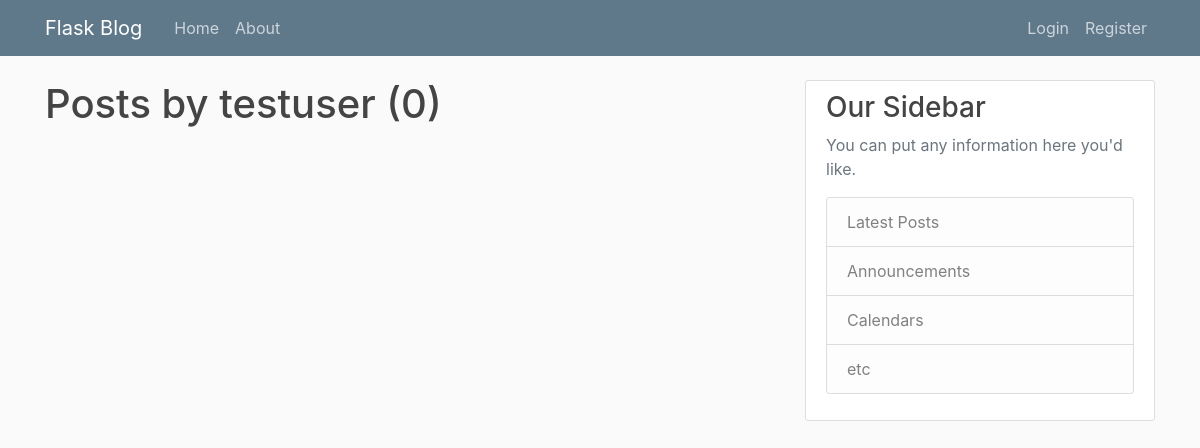
The page /user/testuser on the database as committed earlier.
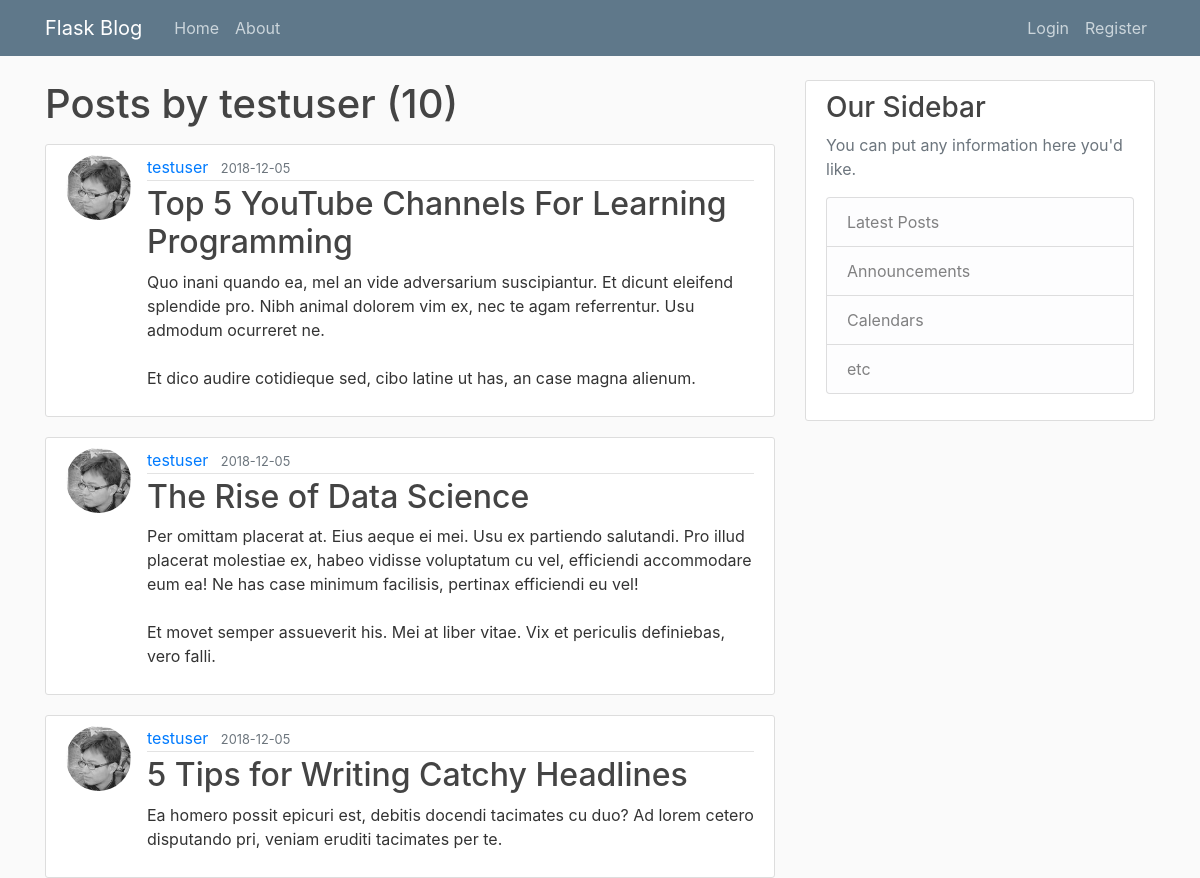
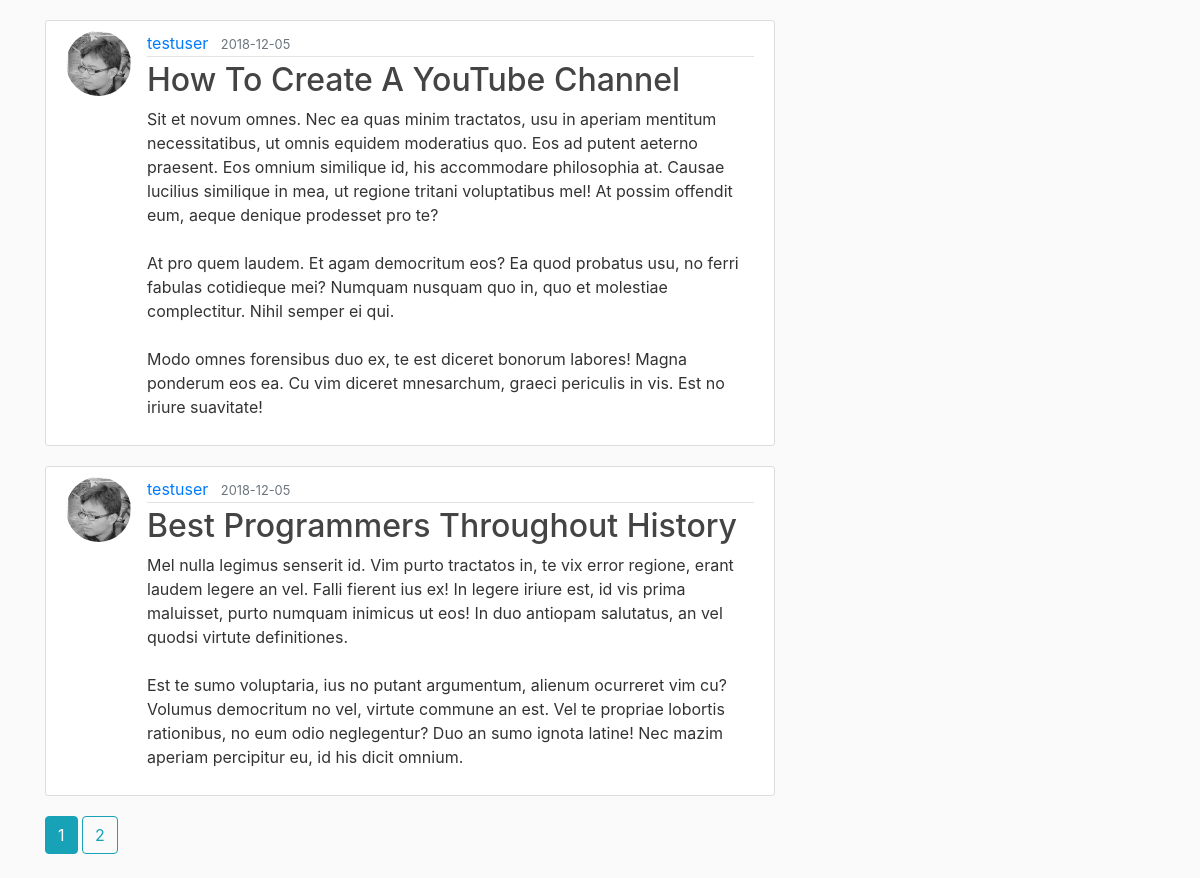
The same page on the database as committed later (2 pictures, top to bottom).
### flaskblog/models.py (models this page shows, shortened)
class User(db.Model, UserMixin):
    id = db.Column(db.Integer, primary_key=True)
    username = db.Column(db.String(20), unique=True, nullable=False)
    email = db.Column(db.String(120), unique=True, nullable=False)
    image_file = db.Column(db.String(20), nullable=False, default='default.jpg')
    password = db.Column(db.String(60), nullable=False)
    posts = db.relationship('Post', backref='author', lazy=True)

class Post(db.Model):
    id = db.Column(db.Integer, primary_key=True)
    title = db.Column(db.String(60), nullable=False)
    date_post = db.Column(db.DateTime, nullable=False, default=datetime.utcnow)
    content = db.Column(db.Text, nullable=False)
    user_id = db.Column(db.Integer, db.ForeignKey('user.id'), nullable=False)

### flaskblog/routes.py (the view)
@app.route("/user/<string:username>")
def user_posts(username):
    page = request.args.get('page', 1, type=int)
    user = User.query.filter_by(username=username).first_or_404()
    posts = Post.query.filter_by(author=user)\
            .order_by(Post.date_post.desc())\
            .paginate(page=page, per_page=5)
    return render_template('user_posts.html', posts=posts, user=user)

### flaskblog/templates/user_posts.html
{% extends "base.html" %}
{% block content %}
<h1 class="mb-3">Posts by {{ user.username }} ({{ posts.total }})</h1>
{% for post in posts.items %}
<article class="media content-section">
  <img class="rounded-circle article-img" src="{{ url_for('static', filename='profile_pics/' + post.author.image_file) }}" alt="">
  <div class="media-body">
    <div class="article-metadata">
      <a class="mr-2" href="{{ url_for('user_posts', username=post.author.username) }}">{{ post.author.username }}</a>
      <small class="text-muted">{{ post.date_post.strftime('%Y-%m-%d') }}</small>
    </div>
    <h2><a class="article-title" href="{{ url_for('post', post_id=post.id) }}">{{ post.title }}</a></h2>
    <p class="article-content">{{ post.content }}</p>
  </div>
</article>
{% endfor %}
{% for page_num in posts.iter_pages(left_edge=1, right_edge=1, left_current=1, right_current=2) %}
{% if page_num %}
{% if posts.page == page_num %}
<a class="btn btn-info mb-4" href="{{ url_for('user_posts', username=user.username, page=page_num) }}">{{ page_num }}</a>
{% else %}
<a class="btn btn-outline-info mb-4" href="{{ url_for('user_posts', username=user.username, page=page_num) }}">{{ page_num }}</a>
{% endif %}
{% else %}
...
{% endif %}
{% endfor %}
{% endblock content %}

### flaskblog/templates/base.html (shortened to what this page needs)
<!DOCTYPE html>
<html>
	<head>
		<link rel="stylesheet" href="https://maxcdn.bootstrapcdn.com/bootstrap/4.0.0/css/bootstrap.min.css">
		<link rel="stylesheet" type="text/css" href="{{ url_for('static', filename='main.css') }}">
	</head>
	<body>
		{% include 'navbar.html' %}
		<main role="main" class="container">
		<div class="row">
			<div class="col-md-8">
				{% block content %}{% endblock %}
			</div>
			<div class="col-md-4">
				{% include 'sidebar.html' %}
			</div>
		</div>
		</main>
	</body>
</html>

### flaskblog/templates/navbar.html (shortened to what this page needs)
<header class="site-header">
  <nav class="navbar navbar-expand-md navbar-dark bg-steel fixed-top">
    <div class="container">
      <a class="navbar-brand mr-4" href="/">Flask Blog</a>
      <div class="collapse navbar-collapse" id="navbarToggle">
        <div class="navbar-nav mr-auto">
          <a class="nav-item nav-link" href="{{ url_for('home') }}">Home</a>
          <a class="nav-item nav-link" href="{{ url_for('about') }}">About</a>
        </div>
        <div class="navbar-nav">
          {% if current_user.is_authenticated %}
          <a class="nav-item nav-link" href="{{ url_for('new_post') }}">New Post</a>
          <a class="nav-item nav-link" href="{{ url_for('account') }}">Account</a>
          <a class="nav-item nav-link" href="{{ url_for('logout') }}">Logout</a>
          {% else %}
          <a class="nav-item nav-link" href="{{ url_for('login') }}">Login</a>
          <a class="nav-item nav-link" href="{{ url_for('register') }}">Register</a>
          {% endif %}
        </div>
      </div>
    </div>
  </nav>
</header>

### flaskblog/templates/sidebar.html
<div class="content-section">
	<h3>Our Sidebar</h3>
	<p class='text-muted'>You can put any information here you'd like.
	<ul class="list-group">
		<li class="list-group-item list-group-item-light">Latest Posts</li>
		<li class="list-group-item list-group-item-light">Announcements</li>
		<li class="list-group-item list-group-item-light">Calendars</li>
		<li class="list-group-item list-group-item-light">etc</li>
	</ul>
	</p>
</div>

### flaskblog/static/main.css (style rules this page uses)
body { background: #fafafa; color: #333333; margin-top: 5rem; }
h1, h2, h3, h4, h5, h6 { color: #444444; }
.bg-steel { background-color: #5f788a; }
.site-header .navbar-nav .nav-link { color: #cbd5db; }
.content-section { background: #ffffff; padding: 10px 20px; border: 1px solid #dddddd; border-radius: 3px; margin-bottom: 20px; }
.article-title { color: #444444; }
.article-content { white-space: pre-line; }
.article-img { height: 65px; width: 65px; margin-right: 16px; }
.article-metadata { padding-bottom: 1px; margin-bottom: 4px; border-bottom: 1px solid #e3e3e3 }

Rows that differ between the two databases and show on the page:
added Post: image_file (picture), author.username "testuser", date_post "2018-12-05", title "Top 5 YouTube Channels For Learning Programming", content "Quo inani quando ea, mel an vide adversarium suscipiantur. Et dicunt eleifend splendide pro. Nibh animal dolorem vim ex, nec te agam referrentur. Usu admodum ocurreret ne. Et dico audire cotidieque sed, cibo latine ut has, an case magna alienum."
added Post: image_file (picture), author.username "testuser", date_post "2018-12-05", title "The Rise of Data Science", content "Per omittam placerat at. Eius aeque ei mei. Usu ex partiendo salutandi. Pro illud placerat molestiae ex, habeo vidisse voluptatum cu vel, efficiendi accommodare eum ea! Ne has case minimum facilisis, pertinax efficiendi eu vel! Et movet semper assueverit his. Mei at liber vitae. Vix et periculis definiebas, vero falli."
added Post: image_file (picture), author.username "testuser", date_post "2018-12-05", title "5 Tips for Writing Catchy Headlines", content "Ea homero possit epicuri est, debitis docendi tacimates cu duo? Ad lorem cetero disputando pri, veniam eruditi tacimates per te."
added Post: image_file (picture), author.username "testuser", date_post "2018-12-05", title "How To Create A YouTube Channel", content "Sit et novum omnes. Nec ea quas minim tractatos, usu in aperiam mentitum necessitatibus, ut omnis equidem moderatius quo. Eos ad putent aeterno praesent. Eos omnium similique id, his accommodare philosophia at. Causae lucilius similique in mea, ut regione tritani voluptatibus mel! At possim offendit eum, aeque denique prodesset pro te? At pro quem laudem. Et agam democritum eos? Ea quod probatus usu, no ferri fabulas cotidieque mei? Numquam nusquam quo in, quo et molestiae complectitur. Nihil semper ei qui. Modo omnes forensibus duo ex, te est diceret bonorum labores! Magna ponderum eos ea. Cu vim diceret mnesarchum, graeci periculis in vis. Est no iriure suavitate!"
added Post: image_file (picture), author.username "testuser", date_post "2018-12-05", title "Best Programmers Throughout History", content "Mel nulla legimus senserit id. Vim purto tractatos in, te vix error regione, erant laudem legere an vel. Falli fierent ius ex! In legere iriure est, id vis prima maluisset, purto numquam inimicus ut eos! In duo antiopam salutatus, an vel quodsi virtute definitiones. Est te sumo voluptaria, ius no putant argumentum, alienum ocurreret vim cu? Volumus democritum no vel, virtute commune an est. Vel te propriae lobortis rationibus, no eum odio neglegentur? Duo an sumo ignota latine! Nec mazim aperiam percipitur eu, id his dicit omnium."
Other text that changed with them:
{{ posts.total }}: "0" → "10"
new list line: "1"
new list line: "2"
